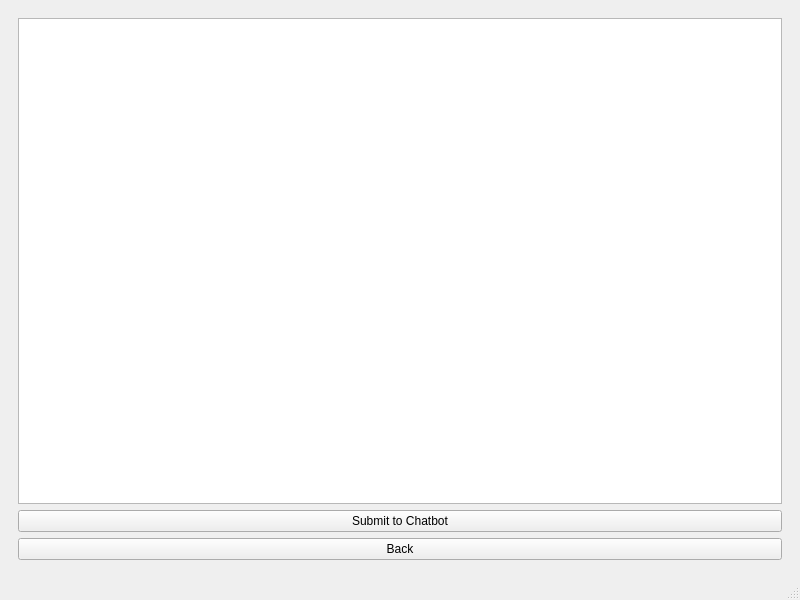
<?xml version="1.0" encoding="UTF-8"?>
<ui version="4.0">
 <class>MainWindow</class>
 <widget class="QMainWindow" name="MainWindow">
  <property name="geometry">
   <rect>
    <x>0</x>
    <y>0</y>
    <width>800</width>
    <height>600</height>
   </rect>
  </property>
  <widget class="QWidget" name="centralwidget">
   <layout class="QVBoxLayout" name="verticalLayout">
    <item>
     <widget class="QStackedWidget" name="stackedWidget">
      <property name="currentIndex">
       <number>2</number>
      </property>
      <widget class="QWidget" name="page">
       <layout class="QVBoxLayout" name="verticalLayout_2">
        <item>
         <widget class="QLabel" name="tableTitle">
          <property name="text">
           <string>Equipement Table</string>
          </property>
          <property name="alignment">
           <set>Qt::AlignmentFlag::AlignCenter</set>
          </property>
         </widget>
        </item>
        <item>
         <layout class="QHBoxLayout" name="horizontalLayout">
          <item>
           <spacer name="horizontalSpacer">
            <property name="orientation">
             <enum>Qt::Orientation::Horizontal</enum>
            </property>
            <property name="sizeHint" stdset="0">
             <size>
              <width>40</width>
              <height>20</height>
             </size>
            </property>
           </spacer>
          </item>
          <item>
           <widget class="QLineEdit" name="search"/>
          </item>
          <item>
           <widget class="QComboBox" name="sortingMode"/>
          </item>
          <item>
           <widget class="QComboBox" name="sortingBy"/>
          </item>
         </layout>
        </item>
        <item>
         <widget class="QTableView" name="tableViewEquipement">
          <property name="selectionMode">
           <enum>QAbstractItemView::SelectionMode::SingleSelection</enum>
          </property>
          <property name="selectionBehavior">
           <enum>QAbstractItemView::SelectionBehavior::SelectRows</enum>
          </property>
         </widget>
        </item>
        <item>
         <widget class="QGroupBox" name="formGroupBox">
          <property name="title">
           <string>Equipement Details</string>
          </property>
          <layout class="QFormLayout" name="formLayout">
           <item row="0" column="0">
            <widget class="QLabel" name="labelNom">
             <property name="text">
              <string>Nom:</string>
             </property>
            </widget>
           </item>
           <item row="0" column="1">
            <widget class="QLineEdit" name="lineEditNom"/>
           </item>
           <item row="1" column="0">
            <widget class="QLabel" name="labelQuantite">
             <property name="text">
              <string>Quantité:</string>
             </property>
            </widget>
           </item>
           <item row="1" column="1">
            <widget class="QSpinBox" name="spinBoxQuantite">
             <property name="minimum">
              <number>1</number>
             </property>
            </widget>
           </item>
           <item row="2" column="0">
            <widget class="QLabel" name="labelPrixUnitaire">
             <property name="text">
              <string>Prix Unitaire:</string>
             </property>
            </widget>
           </item>
           <item row="2" column="1">
            <widget class="QDoubleSpinBox" name="doubleSpinBoxPrixUnitaire">
             <property name="decimals">
              <number>2</number>
             </property>
             <property name="minimum">
              <double>0.000000000000000</double>
             </property>
            </widget>
           </item>
           <item row="3" column="0">
            <widget class="QLabel" name="labelDescription">
             <property name="text">
              <string>Description:</string>
             </property>
            </widget>
           </item>
           <item row="3" column="1">
            <widget class="QLineEdit" name="lineEditDescription"/>
           </item>
           <item row="4" column="0">
            <widget class="QLabel" name="label">
             <property name="text">
              <string>Image:</string>
             </property>
            </widget>
           </item>
           <item row="4" column="1">
            <widget class="QPushButton" name="imageButton">
             <property name="text">
              <string>Choose Image</string>
             </property>
            </widget>
           </item>
          </layout>
         </widget>
        </item>
        <item>
         <layout class="QHBoxLayout" name="buttonsLayout">
          <item>
           <widget class="QPushButton" name="buttonAdd">
            <property name="text">
             <string>Add</string>
            </property>
           </widget>
          </item>
          <item>
           <widget class="QPushButton" name="buttonUpdate">
            <property name="text">
             <string>Update</string>
            </property>
           </widget>
          </item>
          <item>
           <widget class="QPushButton" name="buttonPDF">
            <property name="text">
             <string>PDF</string>
            </property>
           </widget>
          </item>
          <item>
           <widget class="QPushButton" name="buttonDelete">
            <property name="text">
             <string>Delete</string>
            </property>
           </widget>
          </item>
          <item>
           <widget class="QPushButton" name="pushButton">
            <property name="text">
             <string>Stats</string>
            </property>
           </widget>
          </item>
         </layout>
        </item>
       </layout>
      </widget>
      <widget class="QWidget" name="page_3">
       <widget class="QPushButton" name="pushButton_3">
        <property name="geometry">
         <rect>
          <x>-10</x>
          <y>250</y>
          <width>791</width>
          <height>29</height>
         </rect>
        </property>
        <property name="text">
         <string>Back</string>
        </property>
       </widget>
       <widget class="QWidget" name="horizontalLayoutWidget">
        <property name="geometry">
         <rect>
          <x>0</x>
          <y>290</y>
          <width>781</width>
          <height>171</height>
         </rect>
        </property>
        <layout class="QHBoxLayout" name="horizontalLayout_2"/>
       </widget>
       <widget class="QWidget" name="horizontalLayoutWidget_2">
        <property name="geometry">
         <rect>
          <x>-10</x>
          <y>60</y>
          <width>781</width>
          <height>171</height>
         </rect>
        </property>
        <layout class="QHBoxLayout" name="horizontalLayout_3"/>
       </widget>
      </widget>
      <widget class="QWidget" name="page_2">
       <layout class="QGridLayout" name="gridLayout">
        <item row="2" column="0">
         <widget class="QPushButton" name="Back">
          <property name="text">
           <string>Back</string>
          </property>
         </widget>
        </item>
        <item row="0" column="0">
         <widget class="QTextEdit" name="inputTextEdit"/>
        </item>
        <item row="1" column="0">
         <widget class="QPushButton" name="pushButton_2">
          <property name="text">
           <string>Submit to Chatbot</string>
          </property>
         </widget>
        </item>
       </layout>
      </widget>
     </widget>
    </item>
   </layout>
  </widget>
  <widget class="QStatusBar" name="statusbar"/>
 </widget>
 <resources/>
 <connections/>
</ui>
